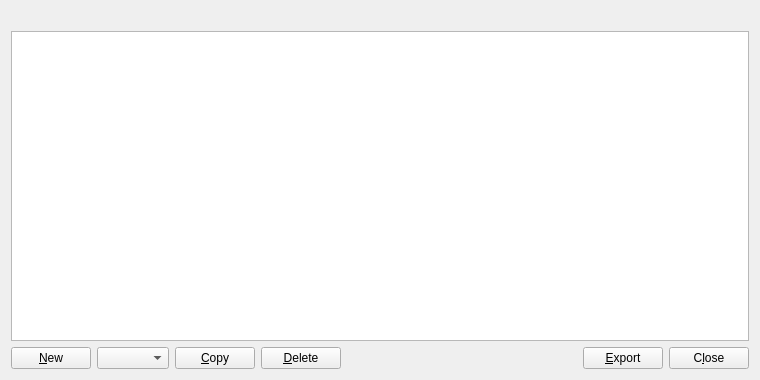
<?xml version="1.0" encoding="UTF-8"?>
<ui version="4.0">
 <class>AddressBookPage</class>
 <widget class="QWidget" name="AddressBookPage">
  <property name="geometry">
   <rect>
    <x>0</x>
    <y>0</y>
    <width>760</width>
    <height>380</height>
   </rect>
  </property>
  <layout class="QVBoxLayout" name="verticalLayout">
   <item>
    <widget class="QLabel" name="labelExplanation">
     <property name="textFormat">
      <enum>Qt::PlainText</enum>
     </property>
     <property name="wordWrap">
      <bool>true</bool>
     </property>
    </widget>
   </item>
   <item>
    <widget class="QTableView" name="tableView">
     <property name="contextMenuPolicy">
      <enum>Qt::CustomContextMenu</enum>
     </property>
     <property name="toolTip">
      <string>Right-click to edit address or label</string>
     </property>
     <property name="tabKeyNavigation">
      <bool>false</bool>
     </property>
     <property name="alternatingRowColors">
      <bool>true</bool>
     </property>
     <property name="selectionMode">
      <enum>QAbstractItemView::SingleSelection</enum>
     </property>
     <property name="selectionBehavior">
      <enum>QAbstractItemView::SelectRows</enum>
     </property>
     <property name="sortingEnabled">
      <bool>true</bool>
     </property>
     <attribute name="verticalHeaderVisible">
      <bool>false</bool>
     </attribute>
    </widget>
   </item>
   <item>
    <layout class="QHBoxLayout" name="horizontalLayout">
     <item>
      <widget class="QPushButton" name="newAddress">
       <property name="toolTip">
        <string>Create a new address</string>
       </property>
       <property name="text">
        <string>&amp;New</string>
       </property>
       <property name="icon">
        <iconset resource="../bitcoin.qrc">
         <normaloff>:/icons/add</normaloff>:/icons/add</iconset>
       </property>
       <property name="autoDefault">
        <bool>false</bool>
       </property>
      </widget>
     </item>
     <item>
      <widget class="QComboBox" name="newAddressComboBox"/>
     </item>
     <item>
      <widget class="QPushButton" name="copyAddress">
       <property name="toolTip">
        <string>Copy the currently selected address to the system clipboard</string>
       </property>
       <property name="text">
        <string>&amp;Copy</string>
       </property>
       <property name="icon">
        <iconset resource="../bitcoin.qrc">
         <normaloff>:/icons/editcopy</normaloff>:/icons/editcopy</iconset>
       </property>
       <property name="autoDefault">
        <bool>false</bool>
       </property>
      </widget>
     </item>
     <item>
      <widget class="QPushButton" name="deleteAddress">
       <property name="toolTip">
        <string>Delete the currently selected address from the list</string>
       </property>
       <property name="text">
        <string>&amp;Delete</string>
       </property>
       <property name="icon">
        <iconset resource="../bitcoin.qrc">
         <normaloff>:/icons/remove</normaloff>:/icons/remove</iconset>
       </property>
       <property name="autoDefault">
        <bool>false</bool>
       </property>
      </widget>
     </item>
     <item>
      <spacer name="horizontalSpacer">
       <property name="orientation">
        <enum>Qt::Horizontal</enum>
       </property>
       <property name="sizeHint" stdset="0">
        <size>
         <width>40</width>
         <height>20</height>
        </size>
       </property>
      </spacer>
     </item>
     <item>
      <widget class="QPushButton" name="exportButton">
       <property name="toolTip">
        <string>Export the data in the current tab to a file</string>
       </property>
       <property name="text">
        <string>&amp;Export</string>
       </property>
       <property name="icon">
        <iconset resource="../bitcoin.qrc">
         <normaloff>:/icons/export</normaloff>:/icons/export</iconset>
       </property>
       <property name="autoDefault">
        <bool>false</bool>
       </property>
      </widget>
     </item>
     <item>
      <widget class="QPushButton" name="closeButton">
       <property name="sizePolicy">
        <sizepolicy hsizetype="Minimum" vsizetype="Minimum">
         <horstretch>0</horstretch>
         <verstretch>0</verstretch>
        </sizepolicy>
       </property>
       <property name="text">
        <string>C&amp;lose</string>
       </property>
       <property name="autoDefault">
        <bool>false</bool>
       </property>
      </widget>
     </item>
    </layout>
   </item>
  </layout>
 </widget>
 <resources>
  <include location="../bitcoin.qrc"/>
 </resources>
 <connections/>
</ui>
